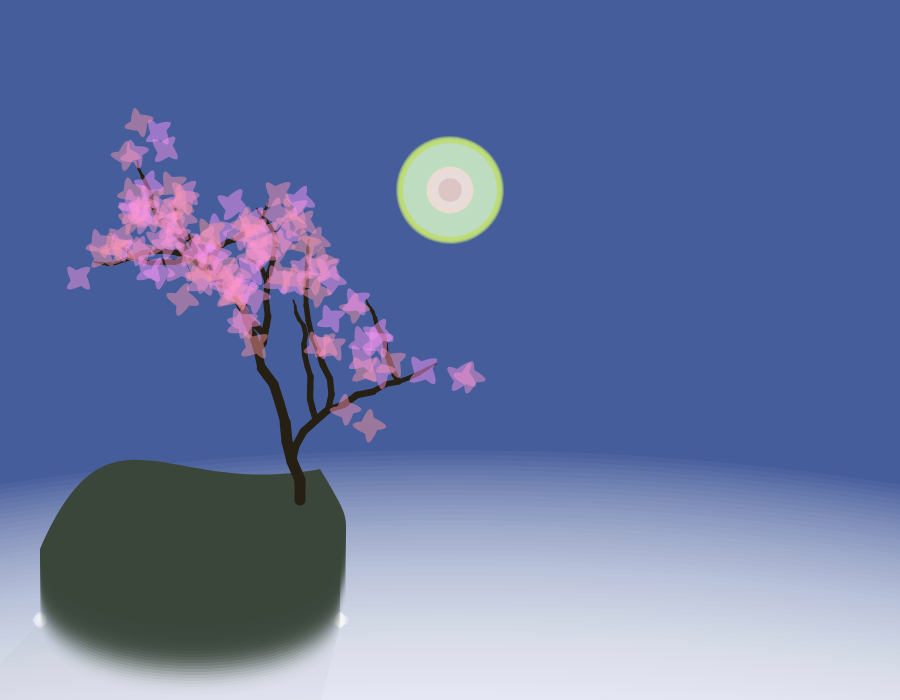
Frame 1 (no input)
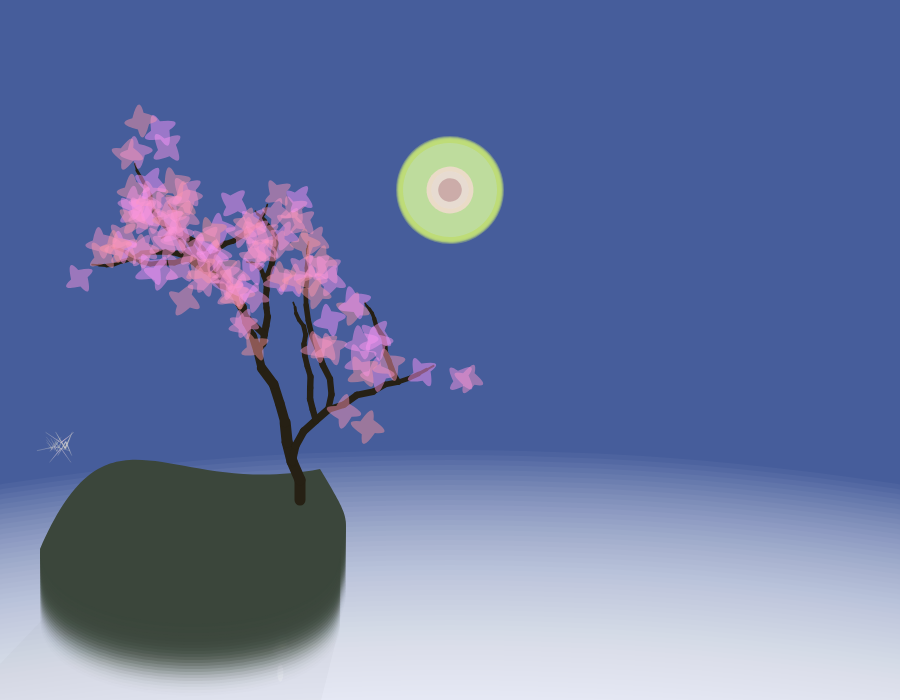
Frame 60 (no input)
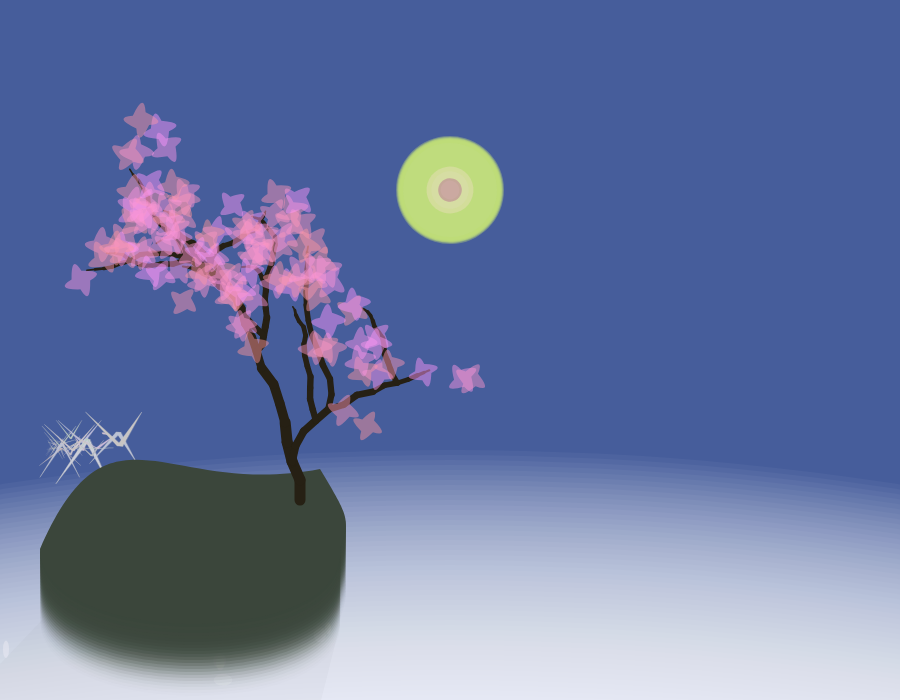
Frame 120 (the mouse pressed at the canvas centre since frame 60)

The p5.js sketch that drew these frames (run headless with seeded random() and noise() and a simulated clock; from frame 60 on, the mouse is pressed at the canvas centre):

// p5.js sketch
// ── sketch.js
// jshint esversion:8

const PI = 22 / 7

let sliderSun, sl
let sliderCategory = 0

let sliderTreeR, sliderTreeG, sliderTreeB
let sliderTreeTrunkColor, sliderTreeRotation, sliderTreeDepthRotation

let sunR, sunx, suny, sunSize

let fakeSunX, fakeSunY, flareSize

let clouds = []

let snowButton
let snows = []
let a = 0
let aa = 0

let grassButton
let grasses = []
let b = 0
let bb = 0

let rainButton
let rains = []
let c = 0
let cc = 0

let treeButton, treeRemoveButton, treeLeavesColorButton

let trunk = []
let twigs = []
let leaves = []

let birds = []
let abortKey = 0

async function setup() {
  createCanvas(900, 700);
  
  sliderSun = createSlider(0, 130, 65, 0.2);
  sliderSun.position(925, 350);
  
  sliderTreeR = createSlider(0, 250, 250);
  sliderTreeR.position(1245, 350);
  sliderTreeG = createSlider(0, 250, 150);
  sliderTreeG.position(1245, 400);
  sliderTreeB = createSlider(0, 100, 100);
  sliderTreeB.position(1245, 450);
  sliderTreeTrunkColor = createSlider(20, 200, 75); 
  sliderTreeTrunkColor.position(1080, 500);
  sliderTreeRotation = createSlider(1, 4.5, 2, 0.05); 
  sliderTreeRotation.position(1080, 350);
  sliderTreeDepthRotation = createSlider(0, 2 * PI, 0, 0.01);
  sliderTreeDepthRotation.position(1080, 600);
  
  for (const el of [sliderSun, sliderTreeR, sliderTreeG, sliderTreeB, sliderTreeTrunkColor, sliderTreeRotation, sliderTreeDepthRotation]) {
    el.addClass("slider")
  }

  snowButton = createButton("Snow");
  snowButton.position(935, 445);
  snowButton.mousePressed(toggleSnow);
  rainButton = createButton("Rain");
  rainButton.position(1000, 445);
  rainButton.mousePressed(toggleRain);
  grassButton = createButton("Grass");
  grassButton.position(965, 550);
  grassButton.mousePressed(toggleGrass);
  birdButton = createButton("Birds");
  birdButton.position(965, 655);
  birdButton.mousePressed(animateBirds);
  treeButton = createButton("Grow");
  treeButton.position(1090, 380);
  treeButton.mousePressed(startTree);
  treeRemoveButton = createButton("Clear");
  treeRemoveButton.position(1150, 380);
  treeRemoveButton.mousePressed(clearTree);
  treeLeavesColorButton = createButton("Default Sakura");
  treeLeavesColorButton.position(1270, 500);
  treeLeavesColorButton.mousePressed(defaultLeavesColor);
  
  for (const el of [snowButton, rainButton, grassButton, birdButton, treeButton, treeRemoveButton, treeLeavesColorButton]) {
    el.addClass("button")
  } 
  treeLeavesColorButton.style('width', '90px')

  for (let i = 0; i < 15; i++) {
    clouds[i] = new Cloud((random([40, 340])), 620);
  }
  for (let i = 0; i < 60; i++) {
    snows[i] = new Snow(random(width) - 36, random(height) - height)
  }
  for (let i = 0; i < 21; i++) {
    grasses[i] = new Grass(random(75, 325), random(height - 210, height - 100))
  }
  for (let i = 0; i < 75; i++) {
    rains[i] = new Rain(random(width), random(height) - height)
  }
  
  for (let i = 0; i < 40; i++) {
    birds[i] = new Bird(-200, height + 100, 2, 1)
  }
    
  animateBirds(isFirst = true)
  startTree()
}


function draw() {
  sl = sliderSun.value()

  if (sl <= 65 && sl > 45) {
      background(sl + (sl - 45) / 4, 88 + (sl - 45) / 4, 150 + (sl - 45) / 4);
  } else if (sl >= 65 && sl < 85) {
      background(sl + (85 - sl) / 4, 90 + (85 - sl) / 4, 150 + (85 - sl) / 4);
  } else if (sl<45) {
    background(sl,88, 150);
  } else {
    background(sl, 90, 150);
}

  for (let i = 0; i < 10; i++) {
    clouds[i].show();
    clouds[i].move();
  }

  //planet render
  push();
  noStroke();
  translate(0, -5);
  fill(255, 10);
  for (let i = 0; i < 200; i++) {
    translate(0, 5)
    ellipse(width / 2, height + 500, 3000, 1500)
  }
  pop();

  //shadow render (450,190 is sun midpoint)
  fakeSunX = map(sl, 0, 130, 35, 865)
  fakeSunY = map(sl, 0, 130, 245, 135)

  noStroke();
  fill(100, 15 * (sl + 1) / 100)
  beginShape();
  vertex(42, 620);
  vertex(42, 600);
  vertex(340, 600);
  vertex(340, 625);

  vertex(680 - fakeSunX + (65 - sl) * -2, 1250 - fakeSunY);
  vertex(82 - fakeSunX + (65 - sl) * 2, 1240 - fakeSunY);
  endShape();

  //sun render
  sunR = sl * 2 + 60

  push();
  noStroke();
  translate(450, 190);
  rotate(-0.5);

  if (sl > 65) {
    sunx = (sl * 6 - 390) + (sl - 65) * 4
  } else {
    sunx = sl * 6 - 390
  }
  suny = sunx * sunx / -1000;

  if (sl > 65) {
    sunSize = sl + 35 + (sl - 65) * 20
  } else {
    sunSize = sl + 35
  }

  for (let i = 0; i < 5; i++) {
    fill(sunR, 220, 120, 255 - 40 * i);
    ellipse(sunx, suny, sunSize + 2 * i, sunSize + 2 * i);
  }

  //flare render
  flSize = 10000 / (sunSize) - 6;

  fill(sunR, 220, 220, sin((frameCount + 100) / 50) * 90 + 100);
  ellipse(-sunx, -suny, flSize, flSize);

  fill(sunR, 180, 120, sin(frameCount / 50) * 90 + 100);
  ellipse(-sunx * 0.65, -suny * 0.65, flSize * 0.25, flSize * 0.25);

  fill(sunR + 100, 220, 220, sin((frameCount + 50) / 50) * 90 + 100);
  ellipse(-sunx * 0.5, -suny * 0.5, flSize * 0.5, flSize * 0.5);

  fill(sunR + 40, 220, 220, sin((frameCount + 80) / 50) * 90 + 100);
  ellipse(-sunx * 0.2, -suny * 0.2, flSize * 0.4, flSize * 0.4);

  fill(sunR + 140, 220, 220, sin((frameCount + 200) / 50) * 90 + 100);
  ellipse(sunx * 0.4, suny * 0.4, flSize * 0.2, flSize * 0.2);

  fill(sunR, 150, 150, sin((frameCount + 300) / 50) * 90 + 100);
  ellipse(sunx * 0.5, suny * 0.5, flSize * 0.25, flSize * 0.25);
  pop();

  //animate birds behind mountain
  for (let i = birds.length-1; i >= 0; i--) {
    if (birds[i].x > (width + 100) || birds[i].x < -100) {continue}
    birds[i].move();
    if (birds[i].scale < 1)
      birds[i].show();
  }

  //mountain render
  push();
  noStroke();
  translate(30, -76);
  for (let i = 2; i < 27; i++) {
    translate(0, -3)
    fill(75 - i * 0.5 + (sl - 60) / 10 - 4, 87 - i * 0.5 - 4, 76 - i * 0.5 - 4, (i * i) / 2.5);
    beginShape();
    vertex(10, height);
    bezierVertex(80, height - 160, 135, height - 50, 290, height - 80);
    bezierVertex(320, height - 30, 320, height - 30, 310, height);
    bezierVertex(320, height + 100, 10, height + 100, 10, height);
    endShape();
  }
  pop();

  //determine 'sliderCategory'
  if (sl > 80) {
    sliderCategory = 3
  } else if (sl > 40) {
    sliderCategory = 2
  } else {
    sliderCategory = 1
  }

  //animate trunk
  if (trunk.length > 0){
    trunk[0].mapColorForAll();
  }
  for (let i = 0; i < trunk.length * 1; i++) {
    trunk[i].move();
    trunk[i].show();
  }

  //animate grass according to 'b'
  //i < b * 7
  for (let i = 0; i < b * 6; i++) {
    grasses[i].show();
    grasses[i].move();
  }


  //animate limited leaves
  for (let i = 0; i < leaves.length; i++) {
    if (i < 8) {
      leaves[i].move();
      leaves[i].show();
    } else if (i < 60 && i % 2 == 0) {
      leaves[i].move();
      leaves[i].show();
    } else if (i < 78 && i > 60) {
      leaves[i].move();
      leaves[i].show();
    } else if (i < 100 && i % 2 == 0) {
      leaves[i].move();
      leaves[i].show();
    } else if (i < 110 && i > 100) {
      leaves[i].move();
      leaves[i].show();
    } else if (i < 280 && i % 2 == 0) {
      leaves[i].move();
      leaves[i].show();
    } else if (i > 280 && i % 2 == 0) {
      leaves[i].move();
      leaves[i].show();  
    }
  }


  //animate rain according to 'c'
  for (let i = 0; i < c * 13; i++) {
    rains[i].move();
    rains[i].show();
  }

  //animate snow according to 'a'
  for (let i = 0; i < a * 10; i++) {
    snows[i].move();
    snows[i].show();
  }

  //animate birds in front of other elements according to bird scale
  for (let i = birds.length-1; i >= 0; i--) {
    if (birds[i].x > (width + 100) || birds[i].x < -100) {continue}
    if (birds[i].scale >= 1) {
      birds[i].show();
    }
  }
  
  // if (frameCount % 120 == 0){
  //   print ("frameRate = " + frameRate())
  // }
}

// testing birds
// function keyPressed() {
  //f
  // if (keyCode == 70) {
  //   print("frameRate = " + frameRate())
  // }
  //l
  // if (keyCode == 76) {
  //   print("trunk.length = " + trunk.length)
  //   print("leaves.length = " + leaves.length)
  // }
  //m
  // if (keyCode == 77) {
  //   print("mouse = " + mouseX + " " + mouseY)
  // }
  //b bird flock 1, attach 'no tree' condition?
  // if (keyCode == 66) {
  //   let bird = new Bird(mouseX, mouseY, 1, 1)
  //   birds.push(bird)
  //   print(birds.length)
  // }
  //v bird flock 2
  // if (keyCode == 86) {
  //   let bird = new Bird(mouseX, mouseY, 2, 1)
  //   birds.push(bird)
  //   print(birds.length)
  // }
  //c bird flock 3
  // if (keyCode == 67) {
  //   let bird = new Bird(mouseX, mouseY, 3, -1)
  //   birds.push(bird)
  //   print(birds.length)
  // }
  //x bird flock 4
  // if (keyCode == 88) {
  //   let bird = new Bird(mouseX, mouseY, 3, 1)
  //   birds.push(bird)
  //   print(birds.length)
  // }
  //z bird flock 10, demo
  // if (keyCode == 90) {
  //   let bird = new Bird(mouseX, mouseY, 10, 1)
  //   birds.push(bird)
  //   print(birds.length)
  // }
  //n, remove birds
  // if (keyCode == 78) {
  //   for (let i = 0; i < birds.length; i++) {
  //     birds.splice(0, birds.length)
  //     print(birds.length)
  //   }
  // }
// }
// ── bird.js
class Bird {
  constructor(x, y, flocktype, polarity) {
    this.x = x
    this.y = y
    this.startX = x
    this.startY = y
    this.rotXvAdjust = false
    this.flocktype = flocktype
    this.polarity = polarity

    if (this.flocktype == 1) {
      this.xv = random(0, 0.1)
      this.yv = random(0, -0.2)
      this.xa = random(0.001, 0.005)
      this.ya = random(-0.0008, 0.003)

      this.scale = 0.01
      this.scalev = (this.xa + this.ya) / random(0.9, 2.8)

      this.rotX = 0
      this.rotXv = -this.xa / 5
      this.rotY = 0
      this.rotYv = -this.ya / 5
      this.countS = PI
      this.countSv = (this.xa + this.ya) * 5 * 10

    } else if (this.flocktype == 2) {
      this.xv = random(0, 0.1) * this.polarity
      this.yv = random(0, -0.2) * this.polarity
      this.xa = random(0.001, 0.005) * this.polarity
      this.ya = random(0.001, 0.003) * this.polarity

      this.scale = 0.01
      this.scalev = (this.xa + this.ya) * this.polarity / random(0.9, 2.8)

      this.rotX = 0
      this.rotXv = ((-this.xa * this.polarity) / 5 - 0.001) * this.polarity
      this.rotY = 0
      this.rotYv = -this.ya / 5
      this.countS = PI
      this.countSv = (this.xa + this.ya) * 5 * 10 * this.polarity

    } else if (this.flocktype == 3) {
      this.xv = random(0, 0.1) * this.polarity
      this.yv = random(0, -0.2) * this.polarity
      this.xa = random(0.002, 0.005) * this.polarity
      this.ya = random(0.001, 0.0025) * this.polarity

      this.scale = 0.01
      this.scalev = (this.xa-0.001* this.polarity - this.ya) * this.polarity / random(0.9, 2.8)

      this.rotX = 0
      this.rotXv = ((-this.xa * this.polarity) / 5) * this.polarity
      this.rotY = 0
      this.rotYv = -this.ya / 5
      this.countS = PI
      this.countSv = (this.xa + this.ya) * 5 * 10 * this.polarity

    } else if (this.flocktype == 10) {
      this.xv = 0
      this.yv = 0
      this.xa = 0
      this.ya = 0

      this.scale = 1
      this.scalev = 0

      this.rotX = 0
      this.rotXv = -0.02
      this.rotY = 0
      this.rotYv = 0
      this.countS = PI
      this.countSv = 0.05
    }
    this.r = random(180, 210)
    this.g = random(180, 210)
    this.b = random(180, 230)
  }

  show() {
    this.countS += this.countSv
    this.S = sin(this.countS)
    this.C = cos(this.countS / 2)

    if (this.countS > 3 * PI) {
      this.countS = PI
    }

    //old: 40 
    this.tailSpokeX = 30 * sin(this.rotX)
    this.tailX = this.tailSpokeX * cos(this.rotY)
    this.tailY = 30 * sin(this.rotY)

    this.wingMod = this.tailX - this.tailSpokeX

    //old: 60, this.C * horizontal wing motion
    this.wingSpokeXLMod = (this.C * 45 * -cos(this.rotX - PI / 7))
    this.wingXL = this.tailSpokeX + this.wingSpokeXLMod + this.wingMod


    this.wingSpokeXRMod = (this.C * -45 * -cos(this.rotX + PI / 7))
    this.wingXR = this.tailSpokeX + this.wingSpokeXRMod + this.wingMod

    //old: 60 40, this.S * vertical wing motion + body length * sin(this.rotY)
    this.wingY = this.S * 45 + 30 * sin(this.rotY)

    push();
    stroke(200, 100)
    strokeWeight(1)
    // fill(210,200,210)
    fill(this.r, this.g, this.b)
    translate(this.x, this.y)
    scale(this.scale)
    triangle(0, 0, this.tailX, this.tailY, this.wingXL, this.wingY)
    triangle(0, 0, this.tailX, this.tailY, this.wingXR, this.wingY)

    pop();
  }

  move() {
    //Adjust x rotation for correct bird orientation
    if (this.rotX < -PI) {
      this.rotX = 0
      this.rotXvAdjust = !this.rotXvAdjust
    } else if (this.rotX > PI) {
      this.rotX = 0
      this.rotXvAdjust = !this.rotXvAdjust
    }

    //Update bird rotation
    if (!this.rotXvAdjust) {
      this.rotX += this.rotXv
    } else if (this.rotXvAdjust) {
      this.rotX += -this.rotXv
    }
    this.rotY += this.rotYv

    //Adjust bird y accel to fly above mountain
    if (this.x < 350 && this.scale > 0.1) {
      this.ya += -0.00005 * (width - this.startX) / width
      this.rotYv += 0.000005
    }

    //Update bird xy accel, speed, pos
    this.xv += this.xa
    this.yv += this.ya
    this.x += this.xv
    this.y += this.yv

    //Additional scale adjustment per bird orientation
    if (this.rotX > -PI / 2 && this.rotX < PI / 2) {
      this.scale += this.scalev
    } else if (this.rotX < -PI / 2 || this.rotX > PI / 2) {
      this.scale += -this.scalev
    }

    //Flock-type behaviour
    if (this.flocktype == 1) {
      if (this.scale < 0.5) {
        this.scale += this.scalev * 0.5
      } else
      if (this.scale < 1) {
        this.scale += this.scalev * 0.75
      } else if (this.scale > 1) {
        this.scale += this.scalev * 1
        this.xa += 0.00013
        this.ya = this.ya * 1.023
      }
    } else if (this.flocktype == 2 || this.flocktype == 3) {
      this.scale += this.scalev * (width - this.startX) / width
      if (this.scale < 0.5) {
        this.xa += 0.0001 * this.polarity
      } else if (this.scale < 1) {
        this.xa += 0.0002 * this.polarity
      } else if (this.scale < 1.2) {
        this.xa += 0.0004 * this.polarity
      } else if (this.scale < 10) {
        this.xa += 0.0008 * this.polarity
      }
    }
  }

}

async function animateBirds(isFirst = false) {
  abortKey++
  const savedKey = abortKey
  const type = Math.floor(Math.random() * 4)
  
  function sleep(ms) {
    return new Promise(resolve => setTimeout(resolve, ms));
  }    
    
  for (let i = 0; i < 40; i++) {
    if (savedKey != abortKey) {break}
      birds[i].x = await -200;
  }
  
  if (type==0 || isFirst) {
    for (let i = 0; i < 40; i++) {
      if (savedKey != abortKey) {break}
      birds[i] = new Bird(50, height - 250, 2, 1);
      await sleep(120);
    }
  } else if (type==1) {
    for (let i = 0; i < 40; i++) {
      if (savedKey != abortKey) {break}
      birds[i] = new Bird(Math.floor(Math.random() * 800), height - 250 - Math.floor(Math.random() * 100), 1, 1);
      await sleep(120);
    }
  } else if (type==2) {
    for (let i = 0; i < 40; i++) {
      if (savedKey != abortKey) {break}
      birds[i] = new Bird(width/2, height - 270, 3, i%2 == 0 ? 1 : -1);
      await sleep(120);
    }
  } else if (type==3) {
    for (let i = 0; i < 40; i++) {
      if (savedKey != abortKey) {break}
      birds[i] = new Bird(width - 50, height - 250, 3, -1)
      await sleep(120);
    }
  }
}
// ── branch.js
function Branch(start, firstSegEnd, thick, rotation, inheritance) {
  this.start = start
  this.end = []
  this.end[0] = firstSegEnd
  this.t = thick * 1.1
  this.ro = rotation
  this.inheritance = inheritance

  //re-attach trunk start pts after movement
  this.originTrunk = -1
  this.originEnd = -1
  this.secondOriginTrunk = -1
  this.secondOriginEnd = -1
  //

  let dir = p5.Vector.sub(this.end[0], this.start);
  dir.rotate(PI * random(-0.08, 0.08) * this.ro);
  this.end[1] = p5.Vector.add(this.end[0], dir);
  this.end[1].seed = random([false, false, true]);

  for (let i = 2; i < 4; i++) {
    let dir = p5.Vector.sub(this.end[i - 1], this.end[i - 2]);
    dir.rotate(PI * random(-0.07, 0.07) * this.ro);
    this.end[i] = p5.Vector.add(this.end[i - 1], dir);
    this.end[i].seed = random([false, false, true]);
  }

  for (let i = 4; i < 7; i++) {
    let dir = p5.Vector.sub(this.end[i - 1], this.end[i - 2]);
    dir.rotate(PI * random(-0.07, 0.07) * this.ro);
    this.end[i] = p5.Vector.add(this.end[i - 1], dir);
    this.end[i].seed = random([false, false, true]);
  }

  for (let i = 7; i < 9; i++) {
    let dir = p5.Vector.sub(this.end[i - 1], this.end[i - 2]);
    dir.rotate(PI * random(-0.07, 0.07) * this.ro);
    dir.mult(0.9);
    this.end[i] = p5.Vector.add(this.end[i - 1], dir);
    this.end[i].seed = random([false, false, true]);
  }

  for (let i = 9; i < 11; i++) {
    let dir = p5.Vector.sub(this.end[i - 1], this.end[i - 2]);
    dir.rotate(PI * random(-0.07, 0.07) * this.ro);
    dir.mult(0.9);
    this.end[i] = p5.Vector.add(this.end[i - 1], dir);
    this.end[i].seed = random([false, true]);
  }

  for (let i = 11; i < 12; i++) {
    let dir = p5.Vector.sub(this.end[i - 1], this.end[i - 2]);
    dir.rotate(PI * random(-0.07, 0.07) * this.ro);
    dir.mult(0.9);
    this.end[i] = p5.Vector.add(this.end[i - 1], dir);
    this.end[i].seed = random([false, true]);
  }

  for (let i = 12; i < 14; i++) {
    let dir = p5.Vector.sub(this.end[i - 1], this.end[i - 2]);
    dir.rotate(PI * random(-0.07, 0.07) * this.ro);
    dir.mult(0.9);
    this.end[i] = p5.Vector.add(this.end[i - 1], dir);
    this.end[i].seed = true;
  }

  // Assign zero end-seg speed and inherited speed
  for (let i = 12; i >= 0; i--) {
    this.end[i].v = 0
  }
  this.inheritedOriginV = 0
  this.inheritedSecondOriginV = 0

  this.show = function() {
    stroke(this.r, this.g, this.b);

    strokeWeight(this.t);
    line(this.start.x, this.start.y, this.end[0].x, this.end[0].y);

    for (let i = 1; i < 4; i++) {
      strokeWeight(this.t);
      line(this.end[i - 1].x, this.end[i - 1].y, this.end[i].x, this.end[i].y);
    }

    for (let i = 4; i < 7; i++) {
      strokeWeight(this.t * 3.5 / 4);
      line(this.end[i - 1].x, this.end[i - 1].y, this.end[i].x, this.end[i].y);
    }

    for (let i = 7; i < 9; i++) {
      strokeWeight(this.t * 3.0 / 4);
      line(this.end[i - 1].x, this.end[i - 1].y, this.end[i].x, this.end[i].y);
    }

    for (let i = 9; i < 11; i++) {
      strokeWeight(this.t * 2.45 / 4);
      line(this.end[i - 1].x, this.end[i - 1].y, this.end[i].x, this.end[i].y);
    }

    for (let i = 11; i < 12; i++) {
      strokeWeight(this.t * 1.8 / 4);
      line(this.end[i - 1].x, this.end[i - 1].y, this.end[i].x, this.end[i].y);
    }

    for (let i = 12; i < 13; i++) {
      strokeWeight(this.t * 1.1 / 4);
      line(this.end[i - 1].x, this.end[i - 1].y, this.end[i].x, this.end[i].y);
    }
  }
  
  this.mapColorForAll = function() {
    let TT = sliderTreeTrunkColor.value();
    let R = map(TT, 110, 200, 50, 200);
    let r = map(TT, 20, 110, 20, 50);

    let G = map(TT, 110, 200, 40, 200);
    let g = map(TT, 20, 110, 20, 40);

    let B = map(TT, 110, 200, 20, 200);
    let b = map(TT, 20, 110, 20, 20);

    if (TT >= 110) {
      for (i=0; i<trunk.length; i++){
      trunk[i].r = R;
      trunk[i].g = G;
      trunk[i].b = B;
      } 
    } else {
      for (i=0; i<trunk.length; i++){
      trunk[i].r = r;
      trunk[i].g = g;
      trunk[i].b = b;
      }    
    }
  }

  this.move = function() {
    let z = sliderTreeDepthRotation.value();
    let f = sin(frameCount / 60)

    //re-attach trunk start pts after movement, efficiency update: now identifies the origin-end-seg speed before updating this object's speed all at once, previously: updated this object's intrinsic speed and then identified origin-end-seg speed and then updated this object's speed a second time
    if (this.originTrunk > -1) {
      this.inheritedOriginV = trunk[this.originTrunk].end[this.originEnd].v
    }
    if (this.secondOriginTrunk > -1) {
      this.inheritedSecondOriginV = trunk[this.secondOriginTrunk].end[this.secondOriginEnd].v
    }
    this.inheritedTotalV = this.inheritedOriginV + this.inheritedSecondOriginV

    this.start.x = 300 + this.start.spokeX * cos(this.start.depthAngle + z);
    for (let i = 0; i < 13; i++) {
      this.end[i].x = 300 + this.end[i].spokeX * cos(this.end[i].depthAngle + z);
    }

    this.end[12].v = f / 13
    this.end[11].v = f / 20
    this.end[10].v = f / 35
    this.end[9].v = f / 45
    this.end[8].v = f / 60
    this.end[7].v = f / 78

    for (let i = 12; i >= 0; i--) {
      this.end[i].spokeX += -this.end[i].v - this.inheritedTotalV
      this.end[i].y += this.end[i].v + this.inheritedTotalV
    }
    this.start.spokeX += -this.inheritedTotalV
    this.start.y += this.inheritedTotalV
  }

  this.findSpoke = function() {
    let q = map(sliderTreeRotation.value(), 1, 4.5, 1, 2)

    //assign depthValue
    if (this.inheritance == 0) {
      this.start.depthValue = 0.1;
      this.end[0].depthValue = random(-10, 10) * q
      for (let i = 1; i < 14; i++) {
        this.end[i].depthValue = this.end[i - 1].depthValue + random(-2, 10) * q //+ random(-7,10)*i*0.1;
      }
    } else if (this.inheritance == 1) {
      this.start.depthValue = trunk[this.originTrunk].end[this.originEnd].depthValue;
      this.end[0].depthValue = this.start.depthValue + random(-10, 10) * q
      for (let i = 1; i < 14; i++) {
        this.end[i].depthValue = this.end[i - 1].depthValue + random(-10, 2) * q;
      }
    } else if (this.inheritance == 2) {
      this.start.depthValue = trunk[this.secondOriginTrunk].end[this.secondOriginEnd].depthValue;
      this.end[0].depthValue = this.start.depthValue + random(-10, 10) * q
      for (let i = 1; i < 14; i++) {
        this.end[i].depthValue = this.end[i - 1].depthValue + random(-10, 2) * q;
      }
    }

    //find depthAngle
    this.start.baseX = this.start.x;
    for (let i = 0; i < 14; i++) {
      this.end[i].baseX = this.end[i].x
    }
    this.start.depthAngle = Math.atan(this.start.depthValue / (this.start.baseX - 300))
    for (let i = 0; i < 14; i++) {
      this.end[i].depthAngle = Math.atan(this.end[i].depthValue / (this.end[i].baseX - 300))
    }

    //find spoke length
    this.start.baseX = this.start.x;
    for (let i = 0; i < 14; i++) {
      this.end[i].baseX = this.end[i].x
    }
    this.start.spokeX = (this.start.baseX - 300) * 1 / (cos(this.start.depthAngle))
    for (let i = 0; i < 14; i++) {
      this.end[i].spokeX = (this.end[i].baseX - 300) * 1 / (cos(this.end[i].depthAngle))
    }
  }
}

function growTrunk(x, y, t, r, l, rotation, inheritance) {
  let a = createVector(x, y)
  let b = createVector(x + l * sin(r), y - l * cos(r))
  z = new Branch(a, b, t, rotation, inheritance);
  trunk.push(z);
}

function startTree() {
  let q = sliderTreeRotation.value()
  let tMod = random([0, 0, 0, 0, 0, 0, 0, 0, -0.2, 0.2])

  clearTree();

  growTrunk(300, 500, 10 - tMod, 0, 20, q, 0);

  for (i = 1; i < 10; i++) {
    let iMapLength = map(i, 0, 9, 18, 7)
    if (trunk[0].end[i].seed == true) {
      growTrunk(trunk[0].end[i].x, trunk[0].end[i].y, 7 - tMod - (i * 0.1), PI * random(-0.3, 0.3), random(iMapLength - 2, iMapLength + 3), q, 1);

      trunk[trunk.length - 1].originTrunk = 0;
      trunk[trunk.length - 1].originEnd = i;
    }
  }

  for (j = trunk.length - 1; j > 0; j--) {
    for (i = 1; i < 10; i++) {
      let iMapLength = map(i, 0, 9, 18 * 0.8, 7 * 0.8);
      if (trunk[j].end[i].seed == true) {
        growTrunk(trunk[j].end[i].x, trunk[j].end[i].y, 6 - tMod - (i * 0.1), PI * random(-0.3, 0.3), random(iMapLength - 2, iMapLength + 5), q, 2);

        trunk[trunk.length - 1].secondOriginTrunk = j;
        trunk[trunk.length - 1].secondOriginEnd = i;

        //re-attached trunk start pts after movement
        trunk[trunk.length - 1].originTrunk = trunk[j].originTrunk;
        trunk[trunk.length - 1].originEnd = trunk[j].originEnd;
      }
    }
  }

  for (let i = 0; i < trunk.length; i++) {
    trunk[i].findSpoke();
  }

  for (let i = 1; i < trunk.length; i++) {
    for (let j = 3; j < 13; j++) {
      if (trunk[i].end[j].seed == true) {
        growTwig(trunk[i].end[j].x, trunk[i].end[j].y, PI * random(-2, 2), 8);
        twigs[twigs.length - 1].depthValue = trunk[i].end[j].depthValue
      }
    }
  }

  let Ltype = random([1,1,2])
  for (let i = 0; i < twigs.length; i++) {
    for (let j = 0; j < twigs[i].end.length; j++) {
      if (twigs[i].end[j].seed == true) {
        let leaf = new Leaf(twigs[i].end[j].x + random(-10, 10), twigs[i].end[j].y + random(-10, 10),Ltype);
        leaves.push(leaf);
        leaves[leaves.length - 1].depthValue = twigs[i].depthValue + random(-10, 10)
      }
    }
  }

  for (let i = 0; i < trunk.length; i++) {
    for (let j = 5; j < 13; j++) {
      if (trunk[i].end[j].seed == true && leaves.length < 300) {
        let leaf = new Leaf(trunk[i].end[j].x + random(-13, 13), trunk[i].end[j].y + random(-13, 13),Ltype);
        leaves.push(leaf);
        leaves[leaves.length - 1].depthValue = trunk[i].end[j].depthValue + random(-13, 13)
      }
    }   
  }

  for (let i = 0; i < leaves.length; i++) {
    leaves[i].findSpoke();
  }

  // print("trunk.length=" + trunk.length)
  // print("twigs.length=" + twigs.length)
  // print("leaves.length=" + leaves.length)
}

function clearTree() {
  trunk.splice(0, trunk.length);
  twigs.splice(0, twigs.length);
  leaves.splice(0, leaves.length);
}
// ── cloud.js
class Cloud {
  constructor(x, y) {
    this.x = x;
    this.y = y;
    this.transparency = 70
    this.width = random(5, 20);
    this.height = random(5, 20);
    this.xv = -1
    this.yv = random(0, 1)
  }

  show() {
    noStroke();
    fill(250, this.transparency);
    ellipse(this.x, this.y, this.width, this.height)
  }

  move() {
    this.x += this.xv + random(-0.5, 0.5)
    this.y += this.yv + random(-0.5, 0.5)
    if (this.y > height) {
      this.x = random([40, 340]);
      this.y = 620;
    }
  }
}
// ── grass.js
class Grass {
  constructor(x, y) {
    this.x = x;
    this.y = y;
    this.X = 0
    this.Y = 0
  }

  show() {
    stroke(255, 20);
    fill(75 - 20 + (sliderSun.value() - 60) / 2, 67, 56);

    for (let i = 0; i < 3; i++) {
      this.X = this.x + this.xtuft * i
      if (i == 0) {
        this.ytuft = 0;
      } else if (i == 1) {
        this.ytuft = this.yspace;
      } else {
        this.ytuft = this.yspace * -1 + 5;
      }
      this.Y = this.y + this.ytuft

      beginShape();
      vertex(this.X, this.Y)
      quadraticVertex(this.X + 4, this.Y - 10, this.X - 5 - this.sway, this.Y - 40 + this.sway / 2)
      quadraticVertex(this.X + 4, this.Y - 10, this.X - 7, this.Y)
      vertex(this.X - 4, this.Y + 1)
      endShape();
    }
  }

  move() {
    this.sway = (sin((frameCount + this.xminusyDiv10) / 10) + 1) / 2 * this.maxSway;
  }
}

function toggleGrass() { 
  if (b == 3) {
    b = 0
  } else {
    b++;
    bb = sliderCategory;

    for (let i = 0; i < b * 7; i++) {
      grasses[i].x = random(75, 325);
      grasses[i].y = random(height - 210, height - 100);
      //relocate grass if behind tree
      if (grasses[i].x > 270 && grasses[i].y < 510) {
        grasses[i].y += 20
      }
      grasses[i].xminusyDiv10 = (grasses[i].x - grasses[i].y)/10

      grasses[i].maxSway = random(5, 20);
      grasses[i].xtuft = random(4, 10);
      grasses[i].yspace = random(4, 10);
    }
  }
  
  let elem = document.querySelector('#grass-title');
  elem.textContent = 'Grass Lv:' + b;
}
// ── leaf.js
class Leaf {
  constructor(x, y, t) {
    this.x = x
    this.xStart = x
    this.y = y
    this.yStart = y
    this.bBase = random(150, 255) / 100
    this.rotate = PI * random(2)

    if (t == 1) {
      this.scale = random([random(1, 1.5), random(0.75, 0.9)])} 
    else if (t == 2) {this.scale = 1.15}

    this.yStartDiv5 = y / 5
    this.yStartDiv2 = y / 2
  }

  show() {
    noStroke();
    fill(sliderTreeR.value(), sliderTreeG.value(), sliderTreeB.value() * this.bBase, 120);

    push();
    translate(this.x, this.y);
    rotate(this.rotate);


    scale(1.15 + (sin((frameCount + this.xStart + this.yStartDiv5) / 35) + 1) * 0.09)


    beginShape();
    vertex(+5, -5);
    quadraticVertex(+20, +8, +5, +5);
    quadraticVertex(-8, +20, -5, +5);
    quadraticVertex(-20, -8, -5, -5);
    quadraticVertex(+8, -20, +5, -5);
    endShape();
    pop();
  }

  move() {
    this.xStart = 300 + this.spokeX * cos(this.depthAngle + sliderTreeDepthRotation.value());
    this.rotate += PI * 0.001
    this.x = this.xStart - sin((frameCount + this.xStart / 2) / 35) * 1.2
    this.y = this.yStart + sin((frameCount + this.yStartDiv2) / 35) * 1.2
  }

  findSpoke() {
    //find depth angle
    this.depthAngle = Math.atan((this.depthValue + random(-30, 30)) / (this.xStart - 300))

    //find spoke length
    this.spokeX = (this.xStart - 300) * 1 / (cos(this.depthAngle))
  }
}

function defaultLeavesColor() {
  sliderTreeR.value(250);
  sliderTreeG.value(150);
  sliderTreeB.value(100);
}
// ── rain.js
class Rain {
  constructor(x, y) {
    this.x = x;
    this.y = y;
    this.height = random(30, 50);
    this.fadePt = random(height - 280, height - 50)
    this.fadePt80 = this.fadePt + 80
  }

  show() {
    noStroke();
    if (this.y > this.fadePt) {
      fill(250, this.transparency * (this.fadePt80 - this.y) / 80);
    } else {
      fill(250, this.transparency);
    }
    ellipse(this.x, this.y, this.width, this.height)
  }

  move() {
    this.x += this.xv;
    this.y += this.yv;
    this.width = this.widthRespawn * sin(frameCount / 10);
    if (this.y > height) {
      this.x = this.xRespawn;
      this.y = this.yRespawn;
    }
  }
}

function toggleRain() {
  a = 0;
  if (c == 3) {
    c = 0
  } else {
    c++;
    cc = sliderCategory

    for (let i = 0; i < c * 25; i++) {
      rains[i].x = random(width)
      rains[i].y = random(height) - height
      rains[i].xRespawn = rains[i].x;
      rains[i].yRespawn = rains[i].y;
      rains[i].width = random(1, 4);
      rains[i].widthRespawn = rains[i].width;
      //rains[i].transparency = 70 + c * 50
      rains[i].transparency = 160 - (rains[i].width + rains[i].height)*2 + c * 40
      rains[i].xv = (rains[i].x - (width / 2)) / 2000
      rains[i].yv = (rains[i].width + rains[i].height) + random(6, 10) - 40;
    }
  }
  
  let elem = document.querySelector('#snow-rain-title');
  elem.textContent = 'Snow/Rain Lv:' + c;
}
// ── snow.js
class Snow {
  constructor(x, y) {
    this.x = x;
    this.y = y;
  }

  show() {
    noStroke();
    if (this.y > this.fadePt) {
      fill(250, this.transparency * (this.fadePt120 - this.y) / 120);
    } else {
      fill(250, this.transparency);
    }
    ellipse(this.x, this.y, this.width, this.height)
  }

  move() {
    this.x += sin((frameCount + this.xtime) / 100) * this.xoscillate + this.xv
    this.y += this.yv;
    if (this.y > height) {
      this.x = this.xRespawn;
      this.y = this.yRespawn;
    }
  }
}

function toggleSnow() {
  c = 0;
  if (a == 3) {
    a = 0
  } else {
    a++;
    aa = sliderCategory

    for (let i = 0; i < a * 20; i++) {
      snows[i].x = random(width) - 36
      snows[i].y = random(height) - height
      snows[i].xRespawn = snows[i].x
      snows[i].yRespawn = snows[i].y
      snows[i].width = random(10, 20);
      snows[i].height = random(10, 20);
      snows[i].xv = random(10) / 10 * 0.3;
      snows[i].yv = (snows[i].width + snows[i].height) / 5 - 3.5 + random(10) / 10 * (2 + a);
      snows[i].xtime = random(100);
      snows[i].xoscillate = random(2,10) / 10 * 2
      snows[i].transparency = 180 + a * 40 - (snows[i].width + snows[i].height) * 4
      snows[i].fadePt = 120 + snows[i].width * 25
      snows[i].fadePt120 = snows[i].fadePt + 120
    }
  }
  
  let elem = document.querySelector('#snow-rain-title');
  elem.textContent = 'Snow/Rain Lv:' + a;
}
// ── style.css
html, body {
  margin: 0;
  padding: 0;
  background-color: #24252A;
}
canvas {
  display: block;
}

#output {
  position: absolute;
  color: black;
  font-size: 20px;
  font-family: Verdana, sans-serif;
  top: 300px;
  left: -450px;
  width: 400px; 
  height: 300px;
  text-align: center;
  white-space: pre-line;
}

.titleContainer {
  position: absolute;
  color: white;
  font-size: 20px;
  font-family: Verdana, sans-serif;
}

.controlPanel {
  position: absolute;
  background: #24252A;
  width: 500px; 
  height: 700px;
  top: 0;
  left: 900px;
  display: flex;
  justify-content: space-evenly;
}

.button {
  background-color: rgba(255, 255, 255); 
  box-shadow: rgb(155, 155, 155, 0.1) 3px 3px 6px 0px inset, rgba(155, 155, 155, 0.1) -3px -3px 6px 1px inset;
  border-radius: 3px;
  position: absolute;  
  height: 40px;
  opacity: 0.9;  
  font-size: 16px;
}

.slider {
  -webkit-appearance: none;
  appearance: none;
  background-color: rgba(255, 255, 255); 
  box-shadow: rgb(155, 155, 155, 0.5) 3px 3px 6px 0px inset, rgba(155, 155, 155, 0.5) -3px -3px 6px 1px inset;
  border-radius: 15px;
  position: absolute;  
  height: 7px;
  opacity: 0.9;
}
.slider:hover {
  opacity: 1;
}

.slider::-webkit-slider-thumb {
  -webkit-appearance: none;
  appearance: none; 
  width: 24px;
  height: 24px; 
  background-image: linear-gradient(to bottom right, #bdbbc3, #64606c);
  border-radius: 5px;
  box-shadow: rgba(25, 25, 25, 0.4) 0px 0px 0px 1.5px, rgba(25, 25, 25, 0.65) 0px 3px 3px -1px, rgba(255, 255, 255, 0.03) 0px 1px 0px inset;
}

#form-a {
  background: white;
  position: relative;
  float: center;
  box-shadow: rgba(0, 0, 0, 0.35) 0px 5px 15px;
  color: black;
  font-size: 20px;
  border: none;
  border-radius: 3px;
  height: 75px;
  width: 420px;
  resize: none;
  top: 100px;
}

#form-b {
  background: white;
  position: absolute;
  float: center;
  box-shadow: rgba(0, 0, 0, 0.35) 0px 5px 15px;
  color: black;
  font-size: 20px;
  border: none;
  border-radius: 3px;
  height: 25px;
  width: 486px;
  resize: none;
  top: 185px;
}


#btn-submit {
  background: white;
  box-shadow: rgb(155, 155, 155, 0.1) 3px 3px 6px 0px inset, rgba(155, 155, 155, 0.1) -3px -3px 6px 1px inset;
  position: relative;
  float: right;
  width: 60px;
  height: 79px;
  border: 0;
  border-radius: 3px;
  padding: 0;
  margin: 0;
  outline: 0;
  justify-content: space-evenly;
  align-items: center; 
  top: 100px;
}

.feather {
  position: relative;
  margin-top: 2.5px;
  width: 25px;
  height: 25px;
  pointer-events: none;
}


// ── twig.js
function Twig(start, segEnd) {
  this.start = start
  this.end = []
  this.end[0] = segEnd
  this.dir = 0

  dir = p5.Vector.sub(this.end[0], this.start);
  dir.rotate(PI * random(-0.07, 0.07));
  this.end[1] = p5.Vector.add(this.end[0], dir);
  this.end[1].seed = random([false, false, true]);

  for (let i = 2; i < 4; i++) {
    dir = p5.Vector.sub(this.end[i - 1], this.end[i - 2]);
    dir.rotate(PI * random(-0.07, 0.07));
    dir.mult(0.9);
    this.end[i] = p5.Vector.add(this.end[i - 1], dir);
    this.end[i].seed = random([false, false, true]);
  }

  for (let i = 4; i < 5; i++) {
    dir = p5.Vector.sub(this.end[i - 1], this.end[i - 2]);
    dir.rotate(PI * random(-0.07, 0.07));
    dir.mult(0.75);
    this.end[i] = p5.Vector.add(this.end[i - 1], dir);
    this.end[i].seed = random([false, false, true]);
  }

  for (let i = 5; i < 6; i++) {
    dir = p5.Vector.sub(this.end[i - 1], this.end[i - 2]);
    dir.rotate(PI * random(-0.07, 0.07));
    dir.mult(0.5);
    this.end[i] = p5.Vector.add(this.end[i - 1], dir);
    this.end[i].seed = true;
  }
  
}

function growTwig(x, y, r, l) {
  let a = createVector(x, y)
  let b = createVector(x + l * sin(r), y - l * cos(r))
  z = new Twig(a, b);
  twigs.push(z);
}
